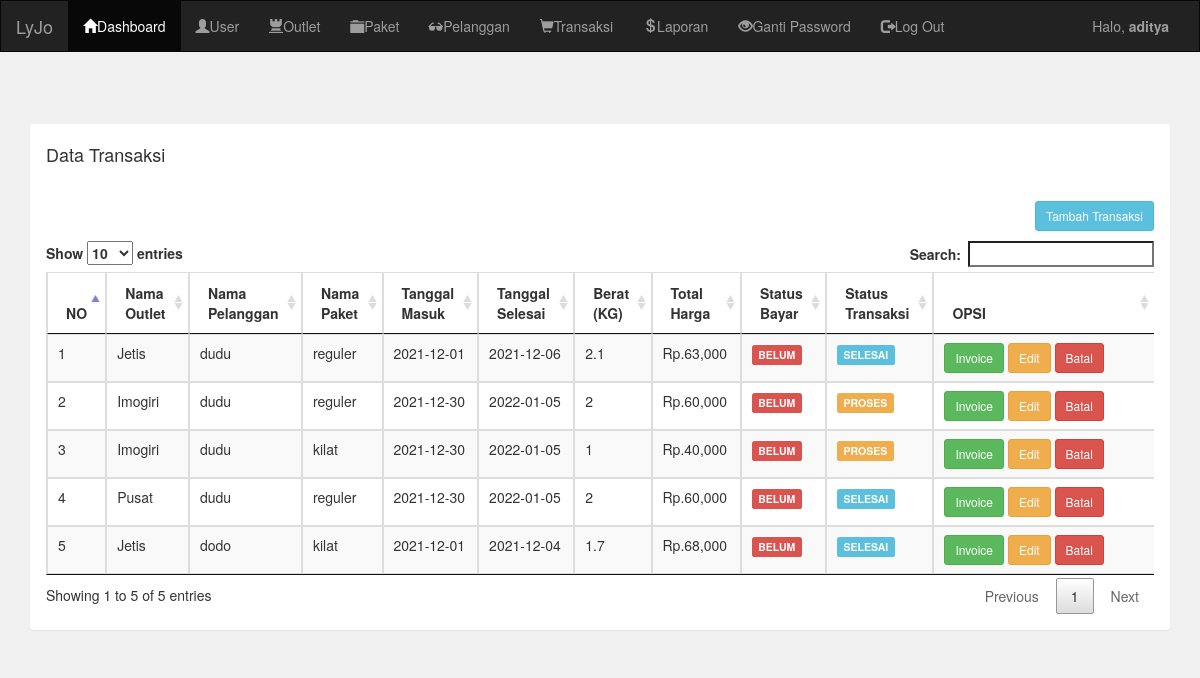
The page /admin/transaksi.php (signed in) on the database its author committed.
### tables this page shows
CREATE TABLE `tb_transaksi` (
  `transaksi_id` int(11) NOT NULL,
  `transaksi_outlet` int(3) NOT NULL,
  `transaksi_user` int(11) NOT NULL,
  `transaksi_pelanggan` int(11) NOT NULL,
  `transaksi_paket` int(3) NOT NULL,
  `transaksi_masuk` date NOT NULL,
  `transaksi_selesai` date NOT NULL,
  `transaksi_berat` double NOT NULL,
  `transaksi_harga` int(20) NOT NULL,
  `transaksi_bayar` enum('belum','lunas') NOT NULL,
  `transaksi_status` enum('proses','selesai','diambil') NOT NULL
);

CREATE TABLE `tb_outlet` (
  `outlet_id` int(3) NOT NULL,
  `outlet_nama` varchar(35) NOT NULL,
  `outlet_alamat` text DEFAULT NULL,
  `outlet_telp` varchar(15) DEFAULT NULL
);

CREATE TABLE `tb_pelanggan` (
  `pelanggan_id` int(11) NOT NULL,
  `pelanggan_nama` varchar(35) NOT NULL,
  `pelanggan_alamat` text DEFAULT NULL,
  `pelanggan_telp` varchar(35) NOT NULL,
  `pelanggan_outlet` int(3) NOT NULL,
  `pelanggan_jenis` enum('reguler','member') NOT NULL
);

CREATE TABLE `tb_paket` (
  `paket_id` int(3) NOT NULL,
  `paket_outlet` int(3) NOT NULL,
  `paket_harga` int(20) NOT NULL,
  `paket_jenis` enum('reguler','kilat') NOT NULL
);

### admin/transaksi.php (the view)
<?php include 'header.php'; ?>
<div class="container">
    <div class="panel">
        <div class="panel-heading">
            <h4>Data Transaksi</h4>
        </div>
        <div class="panel-body">
            <a href="transaksi_add" class="btn btn-sm btn-info pull-right">Tambah Transaksi</a>
            <br/>
            <br/>
            <div class="table-responsive">
                <table class="table table-bordered table-striped" id="table-datatable">
                    <thead>
                        <tr>
                            <th width="1%">NO</th>
                            <th>Nama Outlet</th>
                            <th>Nama Pelanggan</th>
                            <th>Nama Paket</th>
                            <th>Tanggal Masuk</th>
                            <th>Tanggal Selesai</th>
                            <th>Berat (KG)</th>
                            <th>Total Harga</th>
                            <th>Status Bayar</th>
                            <th>Status Transaksi</th>
                            <th width="20%">OPSI</th>
                        </tr>
                    </thead>
                    <tbody>
                    <?php
                    include '../koneksi.php';
                    $no=1;
                    $data = mysqli_query($koneksi,"SELECT * FROM tb_transaksi, tb_user,
                    tb_outlet, tb_paket, tb_pelanggan where tb_outlet.outlet_id=tb_transaksi.transaksi_outlet &&
                    tb_paket.paket_id=tb_transaksi.transaksi_paket &&
                    tb_pelanggan.pelanggan_id=tb_transaksi.transaksi_pelanggan &&
                    tb_user.user_id=tb_transaksi.transaksi_user");
                    while($d = mysqli_fetch_array($data)){
                    ?>
                        <tr>
                            <td><?php echo $no++; ?></td>
                            <td><?php echo $d['outlet_nama']; ?></td>
                            <td><?php echo $d['pelanggan_nama']; ?></td>
                            <td><?php echo $d['paket_jenis']; ?></td>
                            <td><?php echo $d['transaksi_masuk']; ?></td>
                            <td><?php echo $d['transaksi_selesai']; ?></td>
                            <td><?php echo $d['transaksi_berat']; ?></td>
                            <td><?php echo "Rp.".number_format($d['transaksi_harga']) .""; ?></td>
                            <td>
                            <?php
                            if($d['transaksi_bayar']=="belum"){
                                echo "<div class='label label-danger'>BELUM</div>";
                            }else if($d['transaksi_bayar']=="lunas"){
                                echo "<div class='label label-success'>LUNAS</div>";
                            }
                            ?>
                            </td>
                            <td>
                            <?php
                            if($d['transaksi_status']=="proses"){
                                echo "<div class='label label-warning'>PROSES</div>";
                            }else if($d['transaksi_status']=="selesai"){
                                echo "<div class='label label-info'>SELESAI</div>";
                            }else if($d['transaksi_status']=="diambil"){
                                echo "<div class='label label-success'>DIAMBIL</div>";
                            }
                            ?>
                            </td>
                            <td>
                                <a href="transaksi_invoice.php?id=<?php echo $d['transaksi_id']; ?>" target="_blank" class="btn btn-sm btn-success">Invoice</a>
                                <a href="transaksi_edit.php?id=<?php echo $d['transaksi_id']; ?>" class="btn btn-sm btn-warning">Edit</a>
                                <a href="#" onClick = "confirm_modal('transaksi_delete.php?id=<?php echo $d['transaksi_id']; ?>');" class="btn btn-sm btn-danger">Batal</a>
                            </td>
                        </tr>
                    <?php
                    }
                    ?>
                    </tbody>
                </table>
            </div>
        </div>
    </div>
</div>
<?php include 'footer.php'; ?>

### admin/header.php (shortened to what this page needs)
<!DOCTYPE html>
<html>
<head>
    <link rel="stylesheet" type="text/css" href="../assets/css/bootstrap.css">
    <link rel="stylesheet" type="text/css" href="../assets/DataTables/datatables.css">
</head>
<body style="background: #f0f0f0">
    <nav class="navbar navbar-inverse" style="border-radius: 0px">
        <div class="container-fluid">
            <div class="navbar-header">
                <a class="navbar-brand" href="">LyJo</a>
            </div>
            <div class="collapse navbar-collapse" id="bs-example-navbarcollapse-1">
                <ul class="nav navbar-nav">
                    <li class="active">
                        <a href="index.php"><i class="glyphicon glyphicon-home"></i>Dashboard</a>
                    </li>
                    <li>
                        <a href="user"><i class="glyphicon glyphicon-user"></i>User</a>
                    </li>
                    <li>
                        <a href="outlet"><i class="glyphicon glyphicon-tower"></i>Outlet</a>
                    </li>
                    <li>
                        <a href="paket"><i class="glyphicon glyphicon-folder-close"></i>Paket</a>
                    </li>
                    <li>
                        <a href="pelanggan"><i class="glyphicon glyphicon-sunglasses"></i>Pelanggan</a>
                    </li>
                    <li>
                        <a href="transaksi"><i class="glyphicon glyphicon-shopping-cart"></i>Transaksi</a>
                    </li>
                    <li>
                        <a href="laporan"><i class="glyphicon glyphicon-usd"></i>Laporan</a>
                    </li>
                    <li>
                        <a href="password"><i class="glyphicon glyphicon-eye-open"></i>Ganti Password</a>
                    </li>
                    <li>
                        <a href="logout"><i class="glyphicon glyphicon-log-out"></i>Log Out</a>
                    </li>
                </ul>
                <ul class="nav navbar-nav navbar-right">
                    <li><p class="navbar-text">Halo, <b><?php echo $_SESSION['nama'] ?></b> </p></li>
                </ul>
            </div>
        </div>
    </nav>
    <div class="container">
        <div class="alert text-center">
        </div>
    </div>

### admin/footer.php (shortened to what this page needs)
</body>
</html>

### assets/DataTables/datatables.css (style rules this page uses)
table.dataTable { width: 100%; margin: 0 auto; clear: both; border-collapse: separate; border-spacing: 0; }
table.dataTable thead th, table.dataTable tfoot th { font-weight: bold; }
table.dataTable thead th, table.dataTable thead td { padding: 10px 18px; border-bottom: 1px solid #111; }
table.dataTable thead .sorting, table.dataTable thead .sorting_asc, table.dataTable thead .sorting_desc, table.dataTable thead .sorting_asc_disabled, table.dataTable thead .sorting_desc_disabled { cursor: pointer; *cursor: hand; background-repeat: no-repeat; background-position: center right; }
table.dataTable thead .sorting { background-image: url("DataTables-1.10.18/images/sort_both.png"); }
table.dataTable thead .sorting_asc { background-image: url("DataTables-1.10.18/images/sort_asc.png"); }
table.dataTable tbody tr { background-color: #ffffff; }
table.dataTable tbody th, table.dataTable tbody td { padding: 8px 10px; }
table.dataTable.no-footer { border-bottom: 1px solid #111; }
table.dataTable, table.dataTable th, table.dataTable td { box-sizing: content-box; }

### rows shown on the page
tb_transaksi: transaksi_outlet.outlet_nama "Jetis", transaksi_pelanggan.pelanggan_nama "dudu", transaksi_paket.paket_jenis "reguler", transaksi_masuk "2021-12-01", transaksi_selesai "2021-12-06", transaksi_berat "2.1", transaksi_harga "63,000", transaksi_bayar "BELUM", transaksi_status "SELESAI"
tb_transaksi: transaksi_outlet.outlet_nama "Imogiri", transaksi_pelanggan.pelanggan_nama "dudu", transaksi_paket.paket_jenis "reguler", transaksi_masuk "2021-12-30", transaksi_selesai "2022-01-05", transaksi_berat "2", transaksi_harga "60,000", transaksi_bayar "BELUM", transaksi_status "PROSES"
tb_transaksi: transaksi_outlet.outlet_nama "Imogiri", transaksi_pelanggan.pelanggan_nama "dudu", transaksi_paket.paket_jenis "kilat", transaksi_masuk "2021-12-30", transaksi_selesai "2022-01-05", transaksi_berat "1", transaksi_harga "40,000", transaksi_bayar "BELUM", transaksi_status "PROSES"
tb_transaksi: transaksi_outlet.outlet_nama "Pusat", transaksi_pelanggan.pelanggan_nama "dudu", transaksi_paket.paket_jenis "reguler", transaksi_masuk "2021-12-30", transaksi_selesai "2022-01-05", transaksi_berat "2", transaksi_harga "60,000", transaksi_bayar "BELUM", transaksi_status "SELESAI"
tb_transaksi: transaksi_outlet.outlet_nama "Jetis", transaksi_pelanggan.pelanggan_nama "dodo", transaksi_paket.paket_jenis "kilat", transaksi_masuk "2021-12-01", transaksi_selesai "2021-12-04", transaksi_berat "1.7", transaksi_harga "68,000", transaksi_bayar "BELUM", transaksi_status "SELESAI"

### other values the page prints
$_SESSION['nama'] "aditya"
